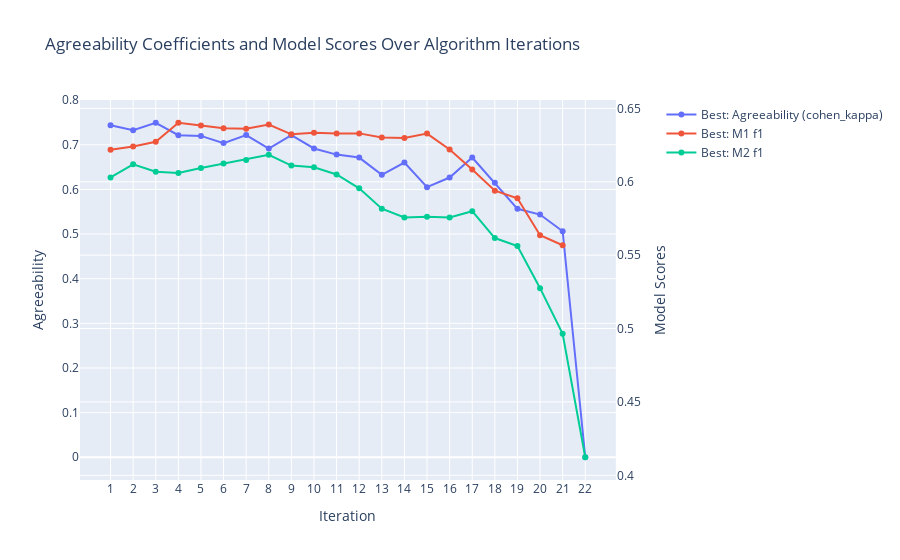

The code cell stored with this chart in its notebook:
### Code cell
seeker_2.plot_from_results()

### Figure 1 — Plotly figure (JSON) as saved in the notebook; plotly's stock layout.template omitted (floating-point values rounded to 4 significant figures)
{"data": [{"hoverinfo": "text", "hovertext": ["<br> Best: Agreeability (cohen_kappa): <br> 0.7440 <br> All: Mean Agreeability (cohen_kappa): <br> 0.7440 <br> All: Agreeability St. Dev.: <br> 0.0000", "<br> Best: Agreeability (cohen_kappa): <br> 0.7327 <br> All: Mean Agreeability (cohen_kappa): <br> 0.7375 <br> All: Agreeability St. Dev.: <br> 0.0214", "<br> Best: Agreeability (cohen_kappa): <br> 0.7494 <br> All: Mean Agreeability (cohen_kappa): <br> 0.7334 <br> All: Agreeability St. Dev.: <br> 0.0212", "<br> Best: Agreeability (cohen_kappa): <br> 0.7215 <br> All: Mean Agreeability (cohen_kappa): <br> 0.7225 <br> All: Agreeability St. Dev.: <br> 0.0187", "<br> Best: Agreeability (cohen_kappa): <br> 0.7200 <br> All: Mean Agreeability (cohen_kappa): <br> 0.7131 <br> All: Agreeability St. Dev.: <br> 0.0227", "<br> Best: Agreeability (cohen_kappa): <br> 0.7038 <br> All: Mean Agreeability (cohen_kappa): <br> 0.6945 <br> All: Agreeability St. Dev.: <br> 0.0279", "<br> Best: Agreeability (cohen_kappa): <br> 0.7219 <br> All: Mean Agreeability (cohen_kappa): <br> 0.6879 <br> All: Agreeability St. Dev.: <br> 0.0240", "<br> Best: Agreeability (cohen_kappa): <br> 0.6914 <br> All: Mean Agreeability (cohen_kappa): <br> 0.6887 <br> All: Agreeability St. Dev.: <br> 0.0182", "<br> Best: Agreeability (cohen_kappa): <br> 0.7215 <br> All: Mean Agreeability (cohen_kappa): <br> 0.6692 <br> All: Agreeability St. Dev.: <br> 0.0272", "<br> Best: Agreeability (cohen_kappa): <br> 0.6918 <br> All: Mean Agreeability (cohen_kappa): <br> 0.6804 <br> All: Agreeability St. Dev.: <br> 0.0195", "<br> Best: Agreeability (cohen_kappa): <br> 0.6780 <br> All: Mean Agreeability (cohen_kappa): <br> 0.6649 <br> All: Agreeability St. Dev.: <br> 0.0231", "<br> Best: Agreeability (cohen_kappa): <br> 0.6714 <br> All: Mean Agreeability (cohen_kappa): <br> 0.6441 <br> All: Agreeability St. Dev.: <br> 0.0329", "<br> Best: Agreeability (cohen_kappa): <br> 0.6328 <br> All: Mean Agreeability (cohen_kappa): <br> 0.6174 <br> All: Agreeability St. Dev.: <br> 0.0388", "<br> Best: Agreeability (cohen_kappa): <br> 0.6603 <br> All: Mean Agreeability (cohen_kappa): <br> 0.6097 <br> All: Agreeability St. Dev.: <br> 0.0365", "<br> Best: Agreeability (cohen_kappa): <br> 0.6051 <br> All: Mean Agreeability (cohen_kappa): <br> 0.6040 <br> All: Agreeability St. Dev.: <br> 0.0286", "<br> Best: Agreeability (cohen_kappa): <br> 0.6267 <br> All: Mean Agreeability (cohen_kappa): <br> 0.5741 <br> All: Agreeability St. Dev.: <br> 0.0967", "<br> Best: Agreeability (cohen_kappa): <br> 0.6715 <br> All: Mean Agreeability (cohen_kappa): <br> 0.5331 <br> All: Agreeability St. Dev.: <br> 0.1223", "<br> Best: Agreeability (cohen_kappa): <br> 0.6152 <br> All: Mean Agreeability (cohen_kappa): <br> 0.5158 <br> All: Agreeability St. Dev.: <br> 0.1352", "<br> Best: Agreeability (cohen_kappa): <br> 0.5566 <br> All: Mean Agreeability (cohen_kappa): <br> 0.4469 <br> All: Agreeability St. Dev.: <br> 0.1721", "<br> Best: Agreeability (cohen_kappa): <br> 0.5437 <br> All: Mean Agreeability (cohen_kappa): <br> 0.3988 <br> All: Agreeability St. Dev.: <br> 0.1865", "<br> Best: Agreeability (cohen_kappa): <br> 0.5064 <br> All: Mean Agreeability (cohen_kappa): <br> 0.4377 <br> All: Agreeability St. Dev.: <br> 0.3329", "<br> Best: Agreeability (cohen_kappa): <br> 0.0000 <br> All: Mean Agreeability (cohen_kappa): <br> 0.0000 <br> All: Agreeability St. Dev.: <br> 0.0000"], "mode": "lines+markers", "name": "Best: Agreeability (cohen_kappa)", "type": "scatter", "x": [1, 2, 3, 4, 5, 6, 7, 8, 9, 10, 11, 12, 13, 14, 15, 16, 17, 18, 19, 20, 21, 22], "xaxis": "x", "y": [0.744, 0.7327, 0.7494, 0.7215, 0.72, 0.7038, 0.7219, 0.6914, 0.7215, 0.6918, 0.678, 0.6714, 0.6328, 0.6603, 0.6051, 0.6267, 0.6715, 0.6152, 0.5566, 0.5437, 0.5064, 0], "yaxis": "y"}, {"hoverinfo": "text", "hovertext": ["<br> Best: M1 f1: <br> 0.6219 <br> Best: M1 Included Features: <br> Latitude, Longitude, Gender, SeniorCitizen, Partner, Dependents, TenureMonths, PhoneService, PaperlessBilling, MonthlyCharges, TotalCharges, CLTV, MultipleLines_No_phone_service, MultipleLines_Yes, InternetService_Fiber_optic, InternetService_No, OnlineSecurity_No_internet_service, OnlineSecurity_Yes, OnlineBackup_No_internet_service, OnlineBackup_Yes, DeviceProtection_No_internet_service, DeviceProtection_Yes, TechSupport_No_internet_service, TechSupport_Yes, StreamingTV_No_internet_service, StreamingTV_Yes, StreamingMovies_No_internet_service, StreamingMovies_Yes, Contract_One_year, Contract_Two_year, PaymentMethod_Credit_card_(automatic), PaymentMethod_Electronic_check, PaymentMethod_Mailed_check <br> All: M1 Mean f1: <br> 0.6219 <br> All: M1 STD f1: <br> 0.0000", "<br> Best: M1 f1: <br> 0.6241 <br> Best: M1 Included Features: <br> Latitude, Longitude, Gender, SeniorCitizen, Partner, Dependents, TenureMonths, PhoneService, PaperlessBilling, MonthlyCharges, TotalCharges, CLTV, MultipleLines_No_phone_service, MultipleLines_Yes, InternetService_Fiber_optic, InternetService_No, OnlineSecurity_No_internet_service, OnlineSecurity_Yes, OnlineBackup_No_internet_service, OnlineBackup_Yes, TechSupport_No_internet_service, TechSupport_Yes, StreamingTV_No_internet_service, StreamingTV_Yes, StreamingMovies_No_internet_service, StreamingMovies_Yes, Contract_One_year, Contract_Two_year, PaymentMethod_Credit_card_(automatic), PaymentMethod_Electronic_check, PaymentMethod_Mailed_check <br> All: M1 Mean f1: <br> 0.6171 <br> All: M1 STD f1: <br> 0.0051", "<br> Best: M1 f1: <br> 0.6272 <br> Best: M1 Included Features: <br> Latitude, Longitude, Gender, SeniorCitizen, Partner, Dependents, TenureMonths, PhoneService, PaperlessBilling, MonthlyCharges, TotalCharges, CLTV, MultipleLines_No_phone_service, MultipleLines_Yes, OnlineSecurity_No_internet_service, OnlineSecurity_Yes, OnlineBackup_No_internet_service, OnlineBackup_Yes, TechSupport_No_internet_service, TechSupport_Yes, StreamingTV_No_internet_service, StreamingTV_Yes, StreamingMovies_No_internet_service, StreamingMovies_Yes, Contract_One_year, Contract_Two_year, PaymentMethod_Credit_card_(automatic), PaymentMethod_Electronic_check, PaymentMethod_Mailed_check <br> All: M1 Mean f1: <br> 0.6178 <br> All: M1 STD f1: <br> 0.0056", "<br> Best: M1 f1: <br> 0.6402 <br> Best: M1 Included Features: <br> Latitude, Longitude, Gender, SeniorCitizen, Partner, Dependents, TenureMonths, PhoneService, PaperlessBilling, MonthlyCharges, TotalCharges, CLTV, MultipleLines_No_phone_service, MultipleLines_Yes, OnlineSecurity_No_internet_service, OnlineSecurity_Yes, OnlineBackup_No_internet_service, OnlineBackup_Yes, TechSupport_No_internet_service, TechSupport_Yes, StreamingMovies_No_internet_service, StreamingMovies_Yes, Contract_One_year, Contract_Two_year, PaymentMethod_Credit_card_(automatic), PaymentMethod_Electronic_check, PaymentMethod_Mailed_check <br> All: M1 Mean f1: <br> 0.6186 <br> All: M1 STD f1: <br> 0.0104", "<br> Best: M1 f1: <br> 0.6384 <br> Best: M1 Included Features: <br> Latitude, Longitude, Gender, SeniorCitizen, Dependents, TenureMonths, PhoneService, PaperlessBilling, MonthlyCharges, TotalCharges, CLTV, MultipleLines_No_phone_service, MultipleLines_Yes, OnlineSecurity_No_internet_service, OnlineSecurity_Yes, OnlineBackup_No_internet_service, OnlineBackup_Yes, TechSupport_No_internet_service, TechSupport_Yes, StreamingMovies_No_internet_service, StreamingMovies_Yes, Contract_One_year, Contract_Two_year, PaymentMethod_Credit_card_(automatic), PaymentMethod_Electronic_check, PaymentMethod_Mailed_check <br> All: M1 Mean f1: <br> 0.6185 <br> All: M1 STD f1: <br> 0.0131", "<br> Best: M1 f1: <br> 0.6365 <br> Best: M1 Included Features: <br> Latitude, Longitude, Gender, SeniorCitizen, Dependents, TenureMonths, PhoneService, PaperlessBilling, TotalCharges, CLTV, MultipleLines_No_phone_service, MultipleLines_Yes, OnlineSecurity_No_internet_service, OnlineSecurity_Yes, OnlineBackup_No_internet_service, OnlineBackup_Yes, TechSupport_No_internet_service, TechSupport_Yes, StreamingMovies_No_internet_service, StreamingMovies_Yes, Contract_One_year, Contract_Two_year, PaymentMethod_Credit_card_(automatic), PaymentMethod_Electronic_check, PaymentMethod_Mailed_check <br> All: M1 Mean f1: <br> 0.6152 <br> All: M1 STD f1: <br> 0.0124", "<br> Best: M1 f1: <br> 0.6361 <br> Best: M1 Included Features: <br> Latitude, Longitude, Gender, SeniorCitizen, Dependents, TenureMonths, PhoneService, PaperlessBilling, TotalCharges, CLTV, MultipleLines_No_phone_service, MultipleLines_Yes, OnlineSecurity_No_internet_service, OnlineSecurity_Yes, OnlineBackup_No_internet_service, OnlineBackup_Yes, TechSupport_No_internet_service, TechSupport_Yes, StreamingMovies_No_internet_service, StreamingMovies_Yes, PaymentMethod_Credit_card_(automatic), PaymentMethod_Electronic_check, PaymentMethod_Mailed_check <br> All: M1 Mean f1: <br> 0.6211 <br> All: M1 STD f1: <br> 0.0096", "<br> Best: M1 f1: <br> 0.6391 <br> Best: M1 Included Features: <br> Latitude, Longitude, Gender, SeniorCitizen, TenureMonths, PhoneService, PaperlessBilling, TotalCharges, CLTV, MultipleLines_No_phone_service, MultipleLines_Yes, OnlineSecurity_No_internet_service, OnlineSecurity_Yes, OnlineBackup_No_internet_service, OnlineBackup_Yes, TechSupport_No_internet_service, TechSupport_Yes, StreamingMovies_No_internet_service, StreamingMovies_Yes, PaymentMethod_Credit_card_(automatic), PaymentMethod_Electronic_check, PaymentMethod_Mailed_check <br> All: M1 Mean f1: <br> 0.6170 <br> All: M1 STD f1: <br> 0.0144", "<br> Best: M1 f1: <br> 0.6324 <br> Best: M1 Included Features: <br> Latitude, Longitude, Gender, SeniorCitizen, TenureMonths, PhoneService, PaperlessBilling, TotalCharges, MultipleLines_No_phone_service, MultipleLines_Yes, OnlineSecurity_No_internet_service, OnlineSecurity_Yes, OnlineBackup_No_internet_service, OnlineBackup_Yes, TechSupport_No_internet_service, TechSupport_Yes, StreamingMovies_No_internet_service, StreamingMovies_Yes, PaymentMethod_Credit_card_(automatic), PaymentMethod_Electronic_check, PaymentMethod_Mailed_check <br> All: M1 Mean f1: <br> 0.6113 <br> All: M1 STD f1: <br> 0.0142", "<br> Best: M1 f1: <br> 0.6334 <br> Best: M1 Included Features: <br> Latitude, Longitude, Gender, SeniorCitizen, TenureMonths, PhoneService, PaperlessBilling, TotalCharges, MultipleLines_No_phone_service, MultipleLines_Yes, OnlineSecurity_No_internet_service, OnlineSecurity_Yes, OnlineBackup_No_internet_service, OnlineBackup_Yes, TechSupport_No_internet_service, TechSupport_Yes, PaymentMethod_Credit_card_(automatic), PaymentMethod_Electronic_check, PaymentMethod_Mailed_check <br> All: M1 Mean f1: <br> 0.6172 <br> All: M1 STD f1: <br> 0.0125", "<br> Best: M1 f1: <br> 0.6330 <br> Best: M1 Included Features: <br> Latitude, Longitude, Gender, SeniorCitizen, TenureMonths, PhoneService, PaperlessBilling, TotalCharges, MultipleLines_No_phone_service, MultipleLines_Yes, OnlineSecurity_No_internet_service, OnlineSecurity_Yes, OnlineBackup_No_internet_service, OnlineBackup_Yes, TechSupport_No_internet_service, TechSupport_Yes <br> All: M1 Mean f1: <br> 0.6186 <br> All: M1 STD f1: <br> 0.0120", "<br> Best: M1 f1: <br> 0.6330 <br> Best: M1 Included Features: <br> Latitude, Gender, SeniorCitizen, TenureMonths, PhoneService, PaperlessBilling, TotalCharges, MultipleLines_No_phone_service, MultipleLines_Yes, OnlineSecurity_No_internet_service, OnlineSecurity_Yes, OnlineBackup_No_internet_service, OnlineBackup_Yes, TechSupport_No_internet_service, TechSupport_Yes <br> All: M1 Mean f1: <br> 0.6175 <br> All: M1 STD f1: <br> 0.0122", "<br> Best: M1 f1: <br> 0.6302 <br> Best: M1 Included Features: <br> Gender, SeniorCitizen, TenureMonths, PhoneService, PaperlessBilling, TotalCharges, MultipleLines_No_phone_service, MultipleLines_Yes, OnlineSecurity_No_internet_service, OnlineSecurity_Yes, OnlineBackup_No_internet_service, OnlineBackup_Yes, TechSupport_No_internet_service, TechSupport_Yes <br> All: M1 Mean f1: <br> 0.6154 <br> All: M1 STD f1: <br> 0.0126", "<br> Best: M1 f1: <br> 0.6299 <br> Best: M1 Included Features: <br> Gender, SeniorCitizen, TenureMonths, PhoneService, PaperlessBilling, TotalCharges, MultipleLines_No_phone_service, MultipleLines_Yes, OnlineSecurity_No_internet_service, OnlineSecurity_Yes, TechSupport_No_internet_service, TechSupport_Yes <br> All: M1 Mean f1: <br> 0.6149 <br> All: M1 STD f1: <br> 0.0117", "<br> Best: M1 f1: <br> 0.6328 <br> Best: M1 Included Features: <br> Gender, TenureMonths, PhoneService, PaperlessBilling, TotalCharges, MultipleLines_No_phone_service, MultipleLines_Yes, OnlineSecurity_No_internet_service, OnlineSecurity_Yes, TechSupport_No_internet_service, TechSupport_Yes <br> All: M1 Mean f1: <br> 0.6123 <br> All: M1 STD f1: <br> 0.0108", "<br> Best: M1 f1: <br> 0.6220 <br> Best: M1 Included Features: <br> Gender, PhoneService, PaperlessBilling, TotalCharges, MultipleLines_No_phone_service, MultipleLines_Yes, OnlineSecurity_No_internet_service, OnlineSecurity_Yes, TechSupport_No_internet_service, TechSupport_Yes <br> All: M1 Mean f1: <br> 0.5999 <br> All: M1 STD f1: <br> 0.0261", "<br> Best: M1 f1: <br> 0.6083 <br> Best: M1 Included Features: <br> Gender, PhoneService, PaperlessBilling, TotalCharges, MultipleLines_No_phone_service, MultipleLines_Yes, TechSupport_No_internet_service, TechSupport_Yes <br> All: M1 Mean f1: <br> 0.5922 <br> All: M1 STD f1: <br> 0.0209", "<br> Best: M1 f1: <br> 0.5939 <br> Best: M1 Included Features: <br> Gender, PhoneService, PaperlessBilling, TotalCharges, TechSupport_No_internet_service, TechSupport_Yes <br> All: M1 Mean f1: <br> 0.5598 <br> All: M1 STD f1: <br> 0.0564", "<br> Best: M1 f1: <br> 0.5888 <br> Best: M1 Included Features: <br> Gender, PhoneService, PaperlessBilling, TechSupport_No_internet_service, TechSupport_Yes <br> All: M1 Mean f1: <br> 0.5693 <br> All: M1 STD f1: <br> 0.0196", "<br> Best: M1 f1: <br> 0.5636 <br> Best: M1 Included Features: <br> Gender, PhoneService, PaperlessBilling <br> All: M1 Mean f1: <br> 0.4728 <br> All: M1 STD f1: <br> 0.1450", "<br> Best: M1 f1: <br> 0.5568 <br> Best: M1 Included Features: <br> Gender, PaperlessBilling <br> All: M1 Mean f1: <br> nan <br> All: M1 STD f1: <br> nan", "<br> Best: M1 f1: <br> nan <br> Best: M1 Included Features: <br> PaperlessBilling <br> All: M1 Mean f1: <br> nan <br> All: M1 STD f1: <br> nan"], "mode": "lines+markers", "name": "Best: M1 f1", "type": "scatter", "x": [1, 2, 3, 4, 5, 6, 7, 8, 9, 10, 11, 12, 13, 14, 15, 16, 17, 18, 19, 20, 21, 22], "xaxis": "x", "y": [0.6219, 0.6241, 0.6272, 0.6402, 0.6384, 0.6365, 0.6361, 0.6391, 0.6324, 0.6334, 0.633, 0.633, 0.6302, 0.6299, 0.6328, 0.622, 0.6083, 0.5939, 0.5888, 0.5636, 0.5568, null], "yaxis": "y2"}, {"hoverinfo": "text", "hovertext": ["<br> Best: M2 f1: <br> 0.6030 <br> Best: M2 Included Features: <br> Latitude, Longitude, Gender, SeniorCitizen, Partner, Dependents, TenureMonths, PhoneService, PaperlessBilling, MonthlyCharges, TotalCharges, CLTV, MultipleLines_No_phone_service, MultipleLines_Yes, InternetService_Fiber_optic, InternetService_No, OnlineSecurity_No_internet_service, OnlineSecurity_Yes, OnlineBackup_No_internet_service, OnlineBackup_Yes, DeviceProtection_No_internet_service, DeviceProtection_Yes, TechSupport_No_internet_service, TechSupport_Yes, StreamingTV_No_internet_service, StreamingTV_Yes, StreamingMovies_No_internet_service, StreamingMovies_Yes, Contract_One_year, Contract_Two_year, PaymentMethod_Credit_card_(automatic), PaymentMethod_Electronic_check, PaymentMethod_Mailed_check <br> All: M2 Mean f1: <br> 0.6030 <br> All: M2 STD f1: <br> 0.0000", "<br> Best: M2 f1: <br> 0.6119 <br> Best: M2 Included Features: <br> Longitude, Gender, SeniorCitizen, Partner, Dependents, TenureMonths, PhoneService, PaperlessBilling, MonthlyCharges, TotalCharges, CLTV, MultipleLines_No_phone_service, MultipleLines_Yes, InternetService_Fiber_optic, InternetService_No, OnlineSecurity_No_internet_service, OnlineSecurity_Yes, OnlineBackup_No_internet_service, OnlineBackup_Yes, DeviceProtection_No_internet_service, DeviceProtection_Yes, TechSupport_No_internet_service, TechSupport_Yes, StreamingTV_No_internet_service, StreamingTV_Yes, StreamingMovies_No_internet_service, StreamingMovies_Yes, Contract_One_year, Contract_Two_year, PaymentMethod_Credit_card_(automatic), PaymentMethod_Electronic_check, PaymentMethod_Mailed_check <br> All: M2 Mean f1: <br> 0.5879 <br> All: M2 STD f1: <br> 0.0129", "<br> Best: M2 f1: <br> 0.6069 <br> Best: M2 Included Features: <br> Longitude, Gender, SeniorCitizen, Partner, Dependents, TenureMonths, PhoneService, PaperlessBilling, MonthlyCharges, TotalCharges, CLTV, MultipleLines_No_phone_service, MultipleLines_Yes, InternetService_Fiber_optic, InternetService_No, OnlineSecurity_No_internet_service, OnlineSecurity_Yes, OnlineBackup_No_internet_service, OnlineBackup_Yes, DeviceProtection_No_internet_service, DeviceProtection_Yes, TechSupport_No_internet_service, TechSupport_Yes, StreamingTV_No_internet_service, StreamingTV_Yes, StreamingMovies_No_internet_service, StreamingMovies_Yes, PaymentMethod_Credit_card_(automatic), PaymentMethod_Electronic_check, PaymentMethod_Mailed_check <br> All: M2 Mean f1: <br> 0.5862 <br> All: M2 STD f1: <br> 0.0116", "<br> Best: M2 f1: <br> 0.6060 <br> Best: M2 Included Features: <br> Longitude, Gender, SeniorCitizen, Partner, Dependents, TenureMonths, PhoneService, PaperlessBilling, MonthlyCharges, TotalCharges, CLTV, MultipleLines_No_phone_service, MultipleLines_Yes, InternetService_Fiber_optic, InternetService_No, OnlineBackup_No_internet_service, OnlineBackup_Yes, DeviceProtection_No_internet_service, DeviceProtection_Yes, TechSupport_No_internet_service, TechSupport_Yes, StreamingTV_No_internet_service, StreamingTV_Yes, StreamingMovies_No_internet_service, StreamingMovies_Yes, PaymentMethod_Credit_card_(automatic), PaymentMethod_Electronic_check, PaymentMethod_Mailed_check <br> All: M2 Mean f1: <br> 0.5850 <br> All: M2 STD f1: <br> 0.0132", "<br> Best: M2 f1: <br> 0.6095 <br> Best: M2 Included Features: <br> Longitude, Gender, SeniorCitizen, Partner, Dependents, TenureMonths, PhoneService, PaperlessBilling, MonthlyCharges, TotalCharges, MultipleLines_No_phone_service, MultipleLines_Yes, InternetService_Fiber_optic, InternetService_No, OnlineBackup_No_internet_service, OnlineBackup_Yes, DeviceProtection_No_internet_service, DeviceProtection_Yes, TechSupport_No_internet_service, TechSupport_Yes, StreamingTV_No_internet_service, StreamingTV_Yes, StreamingMovies_No_internet_service, StreamingMovies_Yes, PaymentMethod_Credit_card_(automatic), PaymentMethod_Electronic_check, PaymentMethod_Mailed_check <br> All: M2 Mean f1: <br> 0.5904 <br> All: M2 STD f1: <br> 0.0131", "<br> Best: M2 f1: <br> 0.6124 <br> Best: M2 Included Features: <br> Longitude, Gender, SeniorCitizen, Partner, Dependents, TenureMonths, PhoneService, PaperlessBilling, MonthlyCharges, TotalCharges, MultipleLines_No_phone_service, MultipleLines_Yes, InternetService_Fiber_optic, InternetService_No, OnlineBackup_No_internet_service, OnlineBackup_Yes, TechSupport_No_internet_service, TechSupport_Yes, StreamingTV_No_internet_service, StreamingTV_Yes, StreamingMovies_No_internet_service, StreamingMovies_Yes, PaymentMethod_Credit_card_(automatic), PaymentMethod_Electronic_check, PaymentMethod_Mailed_check <br> All: M2 Mean f1: <br> 0.5952 <br> All: M2 STD f1: <br> 0.0120", "<br> Best: M2 f1: <br> 0.6149 <br> Best: M2 Included Features: <br> Longitude, Gender, SeniorCitizen, Partner, Dependents, TenureMonths, PhoneService, PaperlessBilling, TotalCharges, MultipleLines_No_phone_service, MultipleLines_Yes, InternetService_Fiber_optic, InternetService_No, OnlineBackup_No_internet_service, OnlineBackup_Yes, TechSupport_No_internet_service, TechSupport_Yes, StreamingTV_No_internet_service, StreamingTV_Yes, StreamingMovies_No_internet_service, StreamingMovies_Yes, PaymentMethod_Credit_card_(automatic), PaymentMethod_Electronic_check, PaymentMethod_Mailed_check <br> All: M2 Mean f1: <br> 0.5954 <br> All: M2 STD f1: <br> 0.0094", "<br> Best: M2 f1: <br> 0.6184 <br> Best: M2 Included Features: <br> Longitude, Gender, SeniorCitizen, Partner, Dependents, TenureMonths, PhoneService, PaperlessBilling, MultipleLines_No_phone_service, MultipleLines_Yes, InternetService_Fiber_optic, InternetService_No, OnlineBackup_No_internet_service, OnlineBackup_Yes, TechSupport_No_internet_service, TechSupport_Yes, StreamingTV_No_internet_service, StreamingTV_Yes, StreamingMovies_No_internet_service, StreamingMovies_Yes, PaymentMethod_Credit_card_(automatic), PaymentMethod_Electronic_check, PaymentMethod_Mailed_check <br> All: M2 Mean f1: <br> 0.5961 <br> All: M2 STD f1: <br> 0.0107", "<br> Best: M2 f1: <br> 0.6110 <br> Best: M2 Included Features: <br> Longitude, Gender, SeniorCitizen, Partner, Dependents, PhoneService, PaperlessBilling, MultipleLines_No_phone_service, MultipleLines_Yes, InternetService_Fiber_optic, InternetService_No, OnlineBackup_No_internet_service, OnlineBackup_Yes, TechSupport_No_internet_service, TechSupport_Yes, StreamingTV_No_internet_service, StreamingTV_Yes, StreamingMovies_No_internet_service, StreamingMovies_Yes, PaymentMethod_Credit_card_(automatic), PaymentMethod_Electronic_check, PaymentMethod_Mailed_check <br> All: M2 Mean f1: <br> 0.5886 <br> All: M2 STD f1: <br> 0.0114", "<br> Best: M2 f1: <br> 0.6099 <br> Best: M2 Included Features: <br> Longitude, Gender, SeniorCitizen, Partner, Dependents, PhoneService, PaperlessBilling, MultipleLines_No_phone_service, MultipleLines_Yes, InternetService_Fiber_optic, InternetService_No, OnlineBackup_No_internet_service, OnlineBackup_Yes, TechSupport_No_internet_service, TechSupport_Yes, StreamingTV_No_internet_service, StreamingTV_Yes, PaymentMethod_Credit_card_(automatic), PaymentMethod_Electronic_check, PaymentMethod_Mailed_check <br> All: M2 Mean f1: <br> 0.5901 <br> All: M2 STD f1: <br> 0.0108", "<br> Best: M2 f1: <br> 0.6050 <br> Best: M2 Included Features: <br> Longitude, Gender, SeniorCitizen, Dependents, PhoneService, PaperlessBilling, MultipleLines_No_phone_service, MultipleLines_Yes, InternetService_Fiber_optic, InternetService_No, OnlineBackup_No_internet_service, OnlineBackup_Yes, TechSupport_No_internet_service, TechSupport_Yes, StreamingTV_No_internet_service, StreamingTV_Yes, PaymentMethod_Credit_card_(automatic), PaymentMethod_Electronic_check, PaymentMethod_Mailed_check <br> All: M2 Mean f1: <br> 0.5836 <br> All: M2 STD f1: <br> 0.0117", "<br> Best: M2 f1: <br> 0.5956 <br> Best: M2 Included Features: <br> Longitude, Gender, SeniorCitizen, Dependents, PhoneService, PaperlessBilling, MultipleLines_No_phone_service, MultipleLines_Yes, InternetService_Fiber_optic, InternetService_No, OnlineBackup_No_internet_service, OnlineBackup_Yes, StreamingTV_No_internet_service, StreamingTV_Yes, PaymentMethod_Credit_card_(automatic), PaymentMethod_Electronic_check, PaymentMethod_Mailed_check <br> All: M2 Mean f1: <br> 0.5826 <br> All: M2 STD f1: <br> 0.0109", "<br> Best: M2 f1: <br> 0.5817 <br> Best: M2 Included Features: <br> Longitude, Gender, SeniorCitizen, Dependents, PhoneService, PaperlessBilling, MultipleLines_No_phone_service, MultipleLines_Yes, InternetService_Fiber_optic, InternetService_No, OnlineBackup_No_internet_service, OnlineBackup_Yes, PaymentMethod_Credit_card_(automatic), PaymentMethod_Electronic_check, PaymentMethod_Mailed_check <br> All: M2 Mean f1: <br> 0.5703 <br> All: M2 STD f1: <br> 0.0097", "<br> Best: M2 f1: <br> 0.5757 <br> Best: M2 Included Features: <br> Longitude, Gender, SeniorCitizen, Dependents, PhoneService, PaperlessBilling, MultipleLines_No_phone_service, MultipleLines_Yes, InternetService_Fiber_optic, InternetService_No, PaymentMethod_Credit_card_(automatic), PaymentMethod_Electronic_check, PaymentMethod_Mailed_check <br> All: M2 Mean f1: <br> 0.5695 <br> All: M2 STD f1: <br> 0.0055", "<br> Best: M2 f1: <br> 0.5762 <br> Best: M2 Included Features: <br> Longitude, Gender, SeniorCitizen, Dependents, PhoneService, PaperlessBilling, MultipleLines_No_phone_service, MultipleLines_Yes, PaymentMethod_Credit_card_(automatic), PaymentMethod_Electronic_check, PaymentMethod_Mailed_check <br> All: M2 Mean f1: <br> 0.5628 <br> All: M2 STD f1: <br> 0.0089", "<br> Best: M2 f1: <br> 0.5757 <br> Best: M2 Included Features: <br> Longitude, Gender, Dependents, PhoneService, PaperlessBilling, MultipleLines_No_phone_service, MultipleLines_Yes, PaymentMethod_Credit_card_(automatic), PaymentMethod_Electronic_check, PaymentMethod_Mailed_check <br> All: M2 Mean f1: <br> 0.5612 <br> All: M2 STD f1: <br> 0.0116", "<br> Best: M2 f1: <br> 0.5800 <br> Best: M2 Included Features: <br> Longitude, Gender, PhoneService, PaperlessBilling, MultipleLines_No_phone_service, MultipleLines_Yes, PaymentMethod_Credit_card_(automatic), PaymentMethod_Electronic_check, PaymentMethod_Mailed_check <br> All: M2 Mean f1: <br> 0.5348 <br> All: M2 STD f1: <br> 0.0523", "<br> Best: M2 f1: <br> 0.5617 <br> Best: M2 Included Features: <br> Longitude, Gender, PhoneService, PaperlessBilling, PaymentMethod_Credit_card_(automatic), PaymentMethod_Electronic_check, PaymentMethod_Mailed_check <br> All: M2 Mean f1: <br> 0.5124 <br> All: M2 STD f1: <br> 0.0498", "<br> Best: M2 f1: <br> 0.5562 <br> Best: M2 Included Features: <br> Gender, PhoneService, PaperlessBilling, PaymentMethod_Credit_card_(automatic), PaymentMethod_Electronic_check, PaymentMethod_Mailed_check <br> All: M2 Mean f1: <br> 0.4884 <br> All: M2 STD f1: <br> 0.0579", "<br> Best: M2 f1: <br> 0.5275 <br> Best: M2 Included Features: <br> Gender, PhoneService, PaperlessBilling <br> All: M2 Mean f1: <br> 0.4973 <br> All: M2 STD f1: <br> 0.0462", "<br> Best: M2 f1: <br> 0.4965 <br> Best: M2 Included Features: <br> Gender, PaperlessBilling <br> All: M2 Mean f1: <br> 0.4371 <br> All: M2 STD f1: <br> 0.0572", "<br> Best: M2 f1: <br> 0.4123 <br> Best: M2 Included Features: <br> PaperlessBilling <br> All: M2 Mean f1: <br> 0.3519 <br> All: M2 STD f1: <br> 0.0603"], "mode": "lines+markers", "name": "Best: M2 f1", "type": "scatter", "x": [1, 2, 3, 4, 5, 6, 7, 8, 9, 10, 11, 12, 13, 14, 15, 16, 17, 18, 19, 20, 21, 22], "xaxis": "x", "y": [0.603, 0.6119, 0.6069, 0.606, 0.6095, 0.6124, 0.6149, 0.6184, 0.611, 0.6099, 0.605, 0.5956, 0.5817, 0.5757, 0.5762, 0.5757, 0.58, 0.5617, 0.5562, 0.5275, 0.4965, 0.4123], "yaxis": "y2"}], "layout": {"hovermode": "closest", "title": {"text": "Agreeability Coefficients and Model Scores Over Algorithm Iterations"}, "xaxis": {"anchor": "y", "domain": [0, 0.94], "title": {"text": "Iteration"}, "type": "category"}, "yaxis": {"anchor": "x", "domain": [0, 1], "title": {"text": "Agreeability"}}, "yaxis2": {"anchor": "x", "overlaying": "y", "side": "right", "title": {"text": "Model Scores"}}}}
